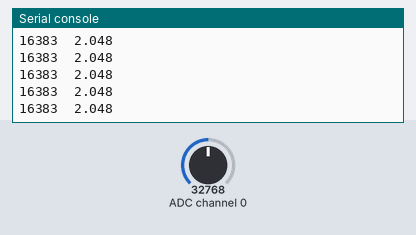
Bench run of a program on a simulated CircuitPython board. Shown: the last lines printed to the serial console. The test bench sets the inputs (shaded band); at power-on: ADC channel 0 = 32768 (analog values on the 0–65535 scale).

Above: at 1.2 s.
1.3 s: ADC channel 0 set to 19660
At 1.52 s:
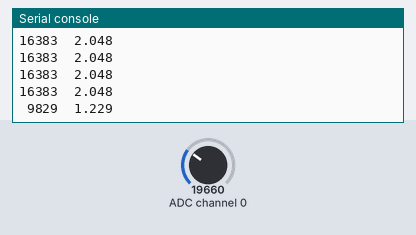
2.9 s: ADC channel 0 set to 0
At 3.03 s:
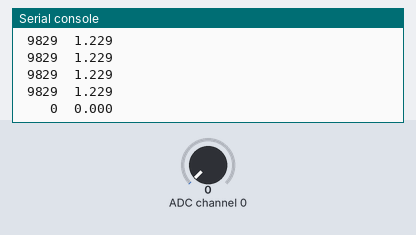

Measured:
- after the input at 1.3 s, the serial console: prints a new line after 0.11 s (image 1)
- after the input at 2.9 s, the serial console: prints a new line at once (image 2)

The program:

initalGeophoneTest.py
```python
import time
import board
import busio
import adafruit_ads1x15.ads1015 as ADS
from adafruit_ads1x15.analog_in import AnalogIn


# Create the I2C bus
i2c = busio.I2C(board.SCL, board.SDA)

# Create the ADC object using the I2C bus
ads = ADS.ADS1015(i2c)

# Create single-ended input on channel 0
#chan = AnalogIn(ads, ADS.P0)

# Create differential input between channel 0 and 1
chan = AnalogIn(ads, ADS.P0, ADS.P1)

print("{:>5}\t{:>5}".format('raw', 'v'))

while True:
    print("{:>5}\t{:>5.3f}".format(abs(chan.value), abs(chan.voltage)))
    time.sleep(0.1)
```
